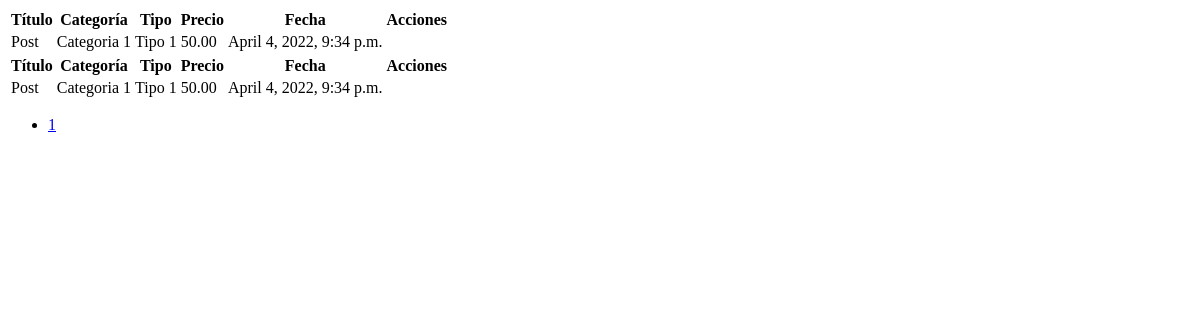
Page /elements/ on the earlier database version.
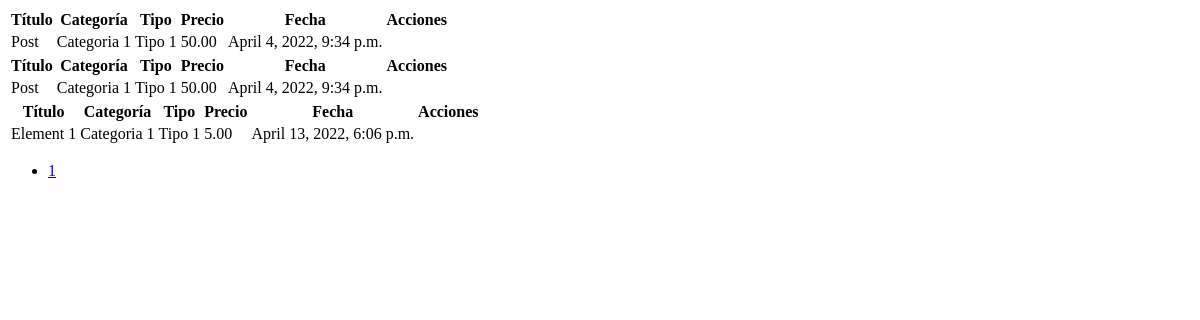
Same page on the later database version.
### elements/models.py (models this page shows, shortened)
class Element(models.Model):
    title = models.CharField(max_length=255)
    slug = models.SlugField(max_length=255,blank=True)
    description = models.TextField()
    price = models.DecimalField(max_digits=10,decimal_places=2, default=0.0) # 12345678.10
    category = models.ForeignKey(Category, on_delete=models.CASCADE)
    type = models.ForeignKey(Type, on_delete=models.CASCADE)
    created = models.DateTimeField(auto_now_add=True)
    updated = models.DateTimeField(auto_now=True)

class Category(models.Model):
    title = models.CharField(max_length=255)
    slug = models.SlugField(max_length=255)

class Type(models.Model):
    title = models.CharField(max_length=255)
    slug = models.SlugField(max_length=255)
    def __str__(self):
        return self.title

### elements/views.py (the view)
# urls.py: path('', views.index, name='index'),
def index(request):
    elements = Element.objects.all()
    paginator = Paginator(elements,10)
    page_number = request.GET.get('page')
    return render(request,'element/index.html',{'elements':paginator.get_page(page_number)})

### elements/templates/element/index.html
{% extends "base.html" %}
{% block content %}
    {% for e in elements %}
        <table>
            <tr>
                <th>Título</th>
                <th>Categoría</th>
                <th>Tipo</th>
                <th>Precio</th>
                <th>Fecha</th>
                <th>Acciones</th>
            </tr>
            <tr>
                <td>{{ e.title }}</td>
                <td>{{ e.category.title }}</td>
                <td>{{ e.type }}</td>
                <td>{{ e.price }}</td>
                <td>{{ e.created }}</td>
            </tr>
        </table>
    {% endfor %}
    {% include 'partials/pagination.html' with page_obj=elements %}
{% endblock %}

### elements/templates/base.html (shortened to what this page needs)
<!DOCTYPE html>
<html lang="es">
<head>
</head>
    <body>
        <div class="container my-3">
            {% block content %}
            {% endblock %}
        </div>
    </body>
</html>

### elements/templates/partials/pagination.html (shortened to what this page needs)
<nav aria-label="Page navigation example">
  <ul class="pagination justify-content-center mt-3">
        {% for i in page_obj.paginator.page_range %}
            {% if i == page_obj.number %}
                <li class="page-item active">
                    <a class="page-link" href="#">{{ i }}</a>
                </li>
            {% else %}
                <li class="page-item">
                    <a class="page-link" href="?page={{ i }}">{{ i }}</a>
                </li>
            {% endif %}
        {% endfor %}
  </ul>
</nav>

Differences in the rows shown:
added Element: title "Element 1", category "Categoria 1", type "Tipo 1", price "5.00", created "April 13, 2022, 6:06 p.m."
